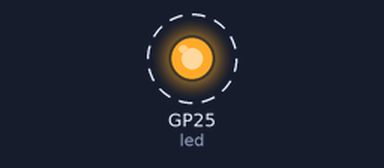
Bench run of a program on a simulated Raspberry Pi Pico running MicroPython. On the bench: output pins drawn as LEDs (lit = HIGH). Dashed ring = blinking. What the program prints to the serial console is not drawn. At 9.5 s the program stops and its outputs stay as they are.

Above: at 0.5 s.
Timing chart, 0 to 3.5 s (numbered marks = the images above):
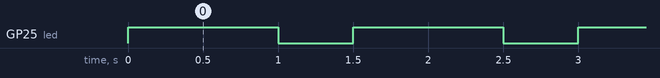

Measured:
- by itself, GP25 (led): alternates HIGH for 1.0 s and LOW for 0.50 s, 13 changes in all, then stays HIGH

The program:

pico.py
```python
from machine import Pin
import time

num = 0

led = Pin("LED", Pin.OUT)

while True:
    led.value(1)  # LED on
    time.sleep(0.5)
    num = num + 1
    print(num)
    if num > 6:
        break
    else:
        time.sleep(0.5)
        led.value(0) #LED off
        time.sleep(0.5)
```
